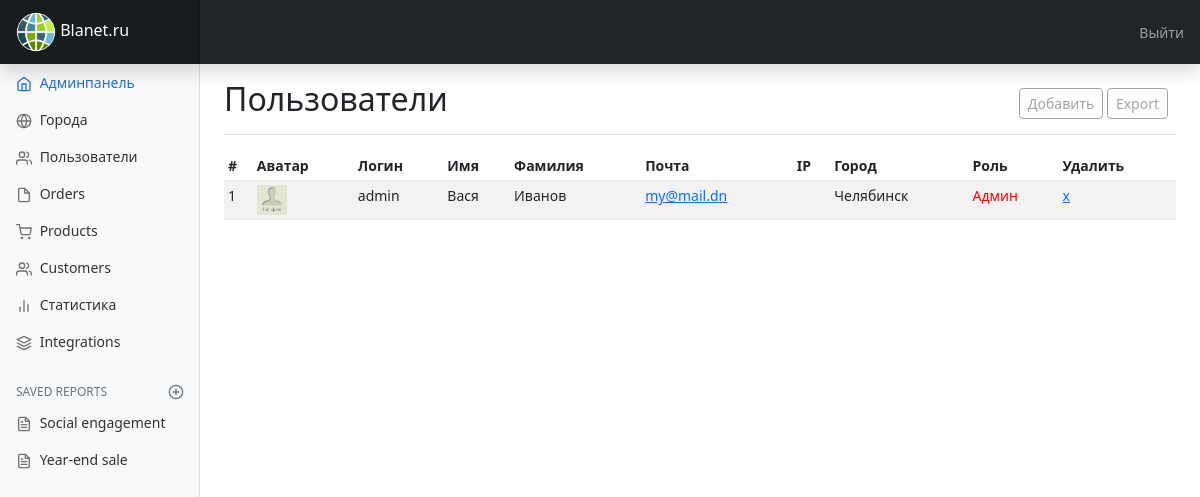
Page /admin/?users=true (signed in) on the committed database.
### tables this page shows
CREATE TABLE `users` (
  `id` int(6) NOT NULL,
  `login` varchar(100) NOT NULL,
  `email` varchar(50) NOT NULL,
  `password` varchar(100) NOT NULL,
  `firstname` varchar(100) NOT NULL,
  `lastname` varchar(100) NOT NULL,
  `phone` varchar(16) NOT NULL,
  `city` varchar(100) NOT NULL,
  `avatar` varchar(200) NOT NULL,
  `vk_link` varchar(200) DEFAULT NULL,
  `youtube_link` varchar(200) DEFAULT NULL,
  `user_group` int(2) DEFAULT 2,
  `ip` varchar(16),
  `valid` int(1) NOT NULL DEFAULT 0,
  `save_me` varchar(3) NOT NULL
);

### admin/classes/class.links.php (called while the page is built, shortened)
<?php
class Links
{
	public static function Url()
	{
		$link = (isset($_GET['users']) && ($_GET['users'] == 'true')) ? include ('users.php') : '';
		$link = (isset($_GET['stat']) && ($_GET['stat'] == 'true')) ? include ('skin/graph.php') : '';
		return $link;
	}
}

### admin/users.php (the view, shortened to what this page needs)
<?php
if ($_GET) :
?>
    <h1 class="h2">Пользователи</h1>
    <div class="btn-toolbar mb-2 mb-md-0">
      <div class="btn-group me-2">
      	<form method="post">
        <button type="submit" class="btn btn-sm btn-outline-secondary" disabled>Добавить</button>
        <button type="submit" class="btn btn-sm btn-outline-secondary" name="export" disabled>Export</button>
    </form>
      </div>
    </div>
  </div>
  <div style="height: 100%;">
  <div class="row align-items-start">
<div class="table-responsive">
  <table class="table table-striped table-sm">
    <thead>
      <tr>
        <th scope="col">#</th>
        <th scope="col">Аватар</th>
        <th scope="col">Логин</th>
        <th scope="col">Имя</th>
        <th scope="col">Фамилия</th>
        <th scope="col">Почта</th>
        <th scope="col">IP</th>
        <th scope="col">Город</th>
        <th scope="col">Роль</th>
        <th scope="col">Удалить</th>
      </tr>
    </thead>
    <tbody>
<?php
$conn = new mysqli(HOST, USER, PASS, DATABASE);
$sql = "SELECT id, avatar, login, firstname, lastname, email, city, ip, user_group FROM users";
$result = $conn->query($sql);
while($row = mysqli_fetch_array($result))
{
	$usergroup = ($row['user_group'] == '1') ? "<span style='color: red'>Админ</span>" : "<span style='color: blue'>Пользователь</span>";
  	echo "  <tr>
              <td>".$row['id']."</td>
              <td><img src='../img/avatars/".$row['avatar']."' width='30px'></td>
              <td>".$row['login']."</td>
              <td>".$row['firstname']."</td>
              <td>".$row['lastname']."</td>
              <td><a href='mailto:".$row['email']."'>".$row['email']."</a></td>
              <td>".$row['ip']."</td>
              <td>".$row['city']."</td>
              <td>".$usergroup."</td>
              <td><a href='?users=true&del=".$row['id']."'>х</a></td>
            </tr>";
}
?>
    </tbody>
  </table>
</div>
  </div>
</div>
<?php
endif;

### admin/css/dashboard.css (style rules this page uses)
body { font-size: .875rem; }

### rows in the picture
users: id "1", avatar (placeholder picture), login "admin", firstname "Вася", lastname "Иванов", email "my@mail.dn", city "Челябинск", user_group "Админ"

### other values in the picture
$title "Blanet.ru"
$admintitle "Админпанель"
